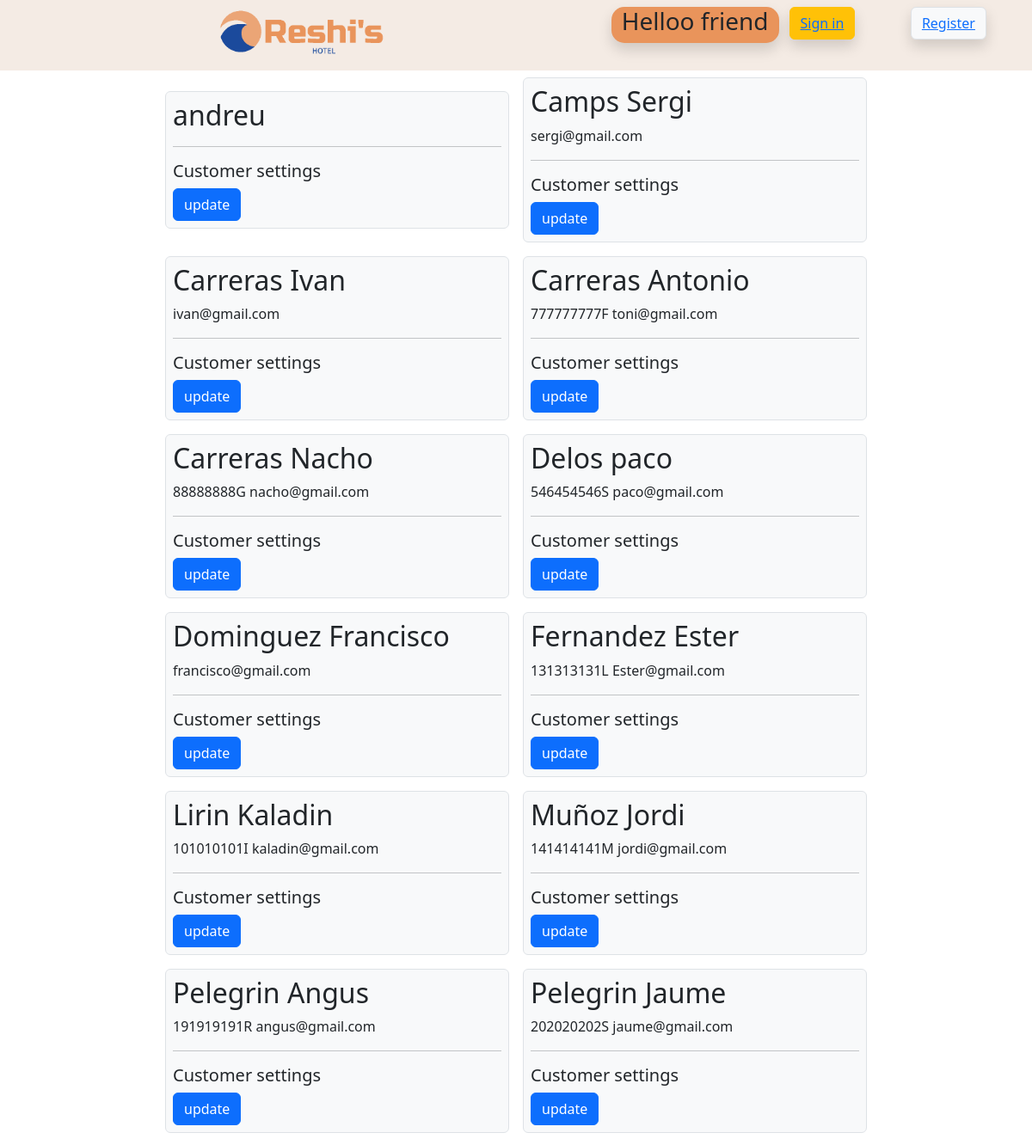
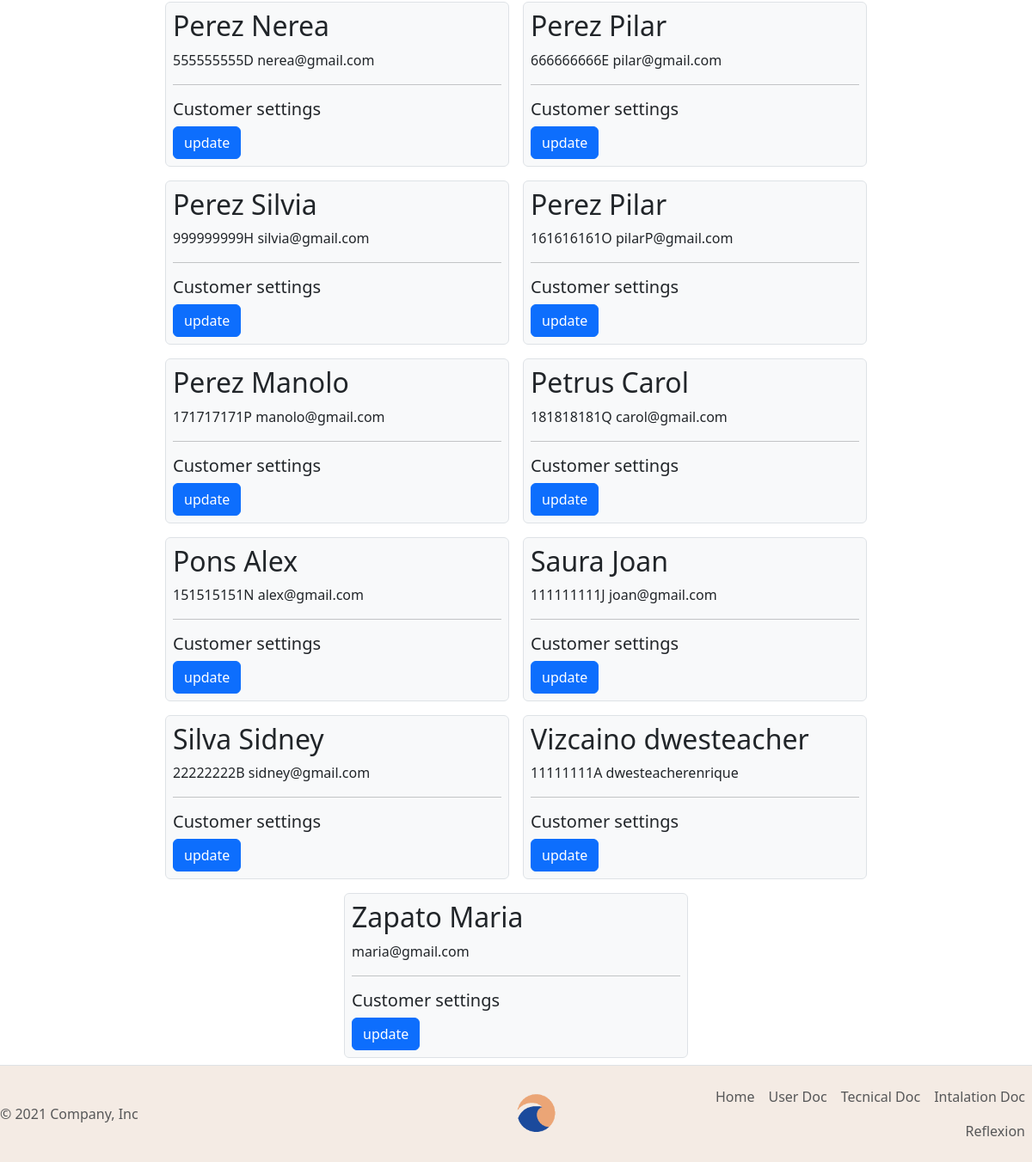
The app's page /db/customers/db_customer_select.php with its own data (2 pictures, top to bottom).
### tables this page shows
CREATE TABLE IF NOT EXISTS `034_clients` (
  `client_id` int(11) NOT NULL AUTO_INCREMENT,
  `client_name` varchar(255) DEFAULT NULL,
  `client_surname` varchar(255) DEFAULT NULL,
  `client_avatar` varchar(255) NOT NULL DEFAULT 'xico.png',
  `role` enum('user','admin','anonimo') NOT NULL DEFAULT 'user',
  `client_DNI` varchar(255) DEFAULT NULL,
  `foto_dni` varchar(255) NOT NULL,
  `client_password` varchar(11) NOT NULL,
  `client_email` varchar(255) NOT NULL,
  `client_phone` varchar(10) DEFAULT NULL,
  `credit_card` varchar(32) DEFAULT NULL,
  `client_country` varchar(255) DEFAULT NULL,
  `client_birth` date NOT NULL,
  PRIMARY KEY (`client_id`)
);

### functions/php/front-end_layouts/showCustomer.php (the view)
<?php
function showCustomer($customer)
{
?>
  <div class="bg-light m-2 p-2 rounded border" style="width: 400px;">
    <h2><?php echo ($customer['client_surname'] . ' ' . $customer['client_name']) ?></h2>
    <p><?php echo ($customer['client_DNI'] . ' ' . $customer['client_email']) ?></p>
    <hr>
    <h5>Customer settings</h5>
    <?php
    include($_SERVER['DOCUMENT_ROOT'] . '/student034/dwes/forms/customers/mini_form_customer_update.php');
    ?>
  </div>
<?php
}

### db/customers/db_customer_select.php
<?php
include($_SERVER['DOCUMENT_ROOT'] . '/student034/dwes/header.php');
include($_SERVER['DOCUMENT_ROOT'] . '/student034/dwes/functions/php/front-end_layouts/showCustomer.php');
?>
<?php
  include($_SERVER['DOCUMENT_ROOT'] . '/student034/dwes/db/db_connection.php');
  $sql = 'SELECT * FROM 034_clients ORDER BY client_surname ASC';
  $resultado = mysqli_query($conn, $sql);
  $muestra = mysqli_fetch_all($resultado, MYSQLI_ASSOC);
?>
<div class="d-flex justify-content-center align-items-center flex-wrap">
  <?php foreach ($muestra as $customer) {
    showCustomer($customer);
  }
?>
</div>
<?php
include($_SERVER['DOCUMENT_ROOT'] . '/student034/dwes/footer.php');
?>

### forms/customers/mini_form_customer_update.php (shortened to what this page needs)
<form action="/student034/dwes/forms/customers/form_customer_update.php" method="post" >
  <label><input class="btn btn-primary" type="submit" name="update" value="update" ></label>
</form>

### style.css (style rules this page uses)
body { background-image: url("./imagenes/hotel/paisaje.png"); backdrop-filter: blur(10px); display: flex; flex-direction: column; min-height: 100vh; }

### records on screen
034_clients: client_name "andreu"
034_clients: client_surname "Camps", client_name "Sergi", client_email "sergi@gmail.com"
034_clients: client_surname "Carreras", client_name "Ivan", client_email "ivan@gmail.com"
034_clients: client_surname "Carreras", client_name "Antonio", client_DNI "777777777F", client_email "toni@gmail.com"
034_clients: client_surname "Carreras", client_name "Nacho", client_DNI "88888888G", client_email "nacho@gmail.com"
034_clients: client_surname "Delos", client_name "paco", client_DNI "546454546S", client_email "paco@gmail.com"
034_clients: client_surname "Dominguez", client_name "Francisco", client_email "francisco@gmail.com"
034_clients: client_surname "Fernandez", client_name "Ester", client_DNI "131313131L", client_email "Ester@gmail.com"
034_clients: client_surname "Lirin", client_name "Kaladin", client_DNI "101010101I", client_email "kaladin@gmail.com"
034_clients: client_surname "Muñoz", client_name "Jordi", client_DNI "141414141M", client_email "jordi@gmail.com"
034_clients: client_surname "Pelegrin", client_name "Angus", client_DNI "191919191R", client_email "angus@gmail.com"
034_clients: client_surname "Pelegrin", client_name "Jaume", client_DNI "202020202S", client_email "jaume@gmail.com"
034_clients: client_surname "Perez", client_name "Nerea", client_DNI "555555555D", client_email "nerea@gmail.com"
034_clients: client_surname "Perez", client_name "Pilar", client_DNI "666666666E", client_email "pilar@gmail.com"
034_clients: client_surname "Perez", client_name "Silvia", client_DNI "999999999H", client_email "silvia@gmail.com"
034_clients: client_surname "Perez", client_name "Pilar", client_DNI "161616161O", client_email "pilarP@gmail.com"
034_clients: client_surname "Perez", client_name "Manolo", client_DNI "171717171P", client_email "manolo@gmail.com"
034_clients: client_surname "Petrus", client_name "Carol", client_DNI "181818181Q", client_email "carol@gmail.com"
034_clients: client_surname "Pons", client_name "Alex", client_DNI "151515151N", client_email "alex@gmail.com"
034_clients: client_surname "Saura", client_name "Joan", client_DNI "111111111J", client_email "joan@gmail.com"
034_clients: client_surname "Silva", client_name "Sidney", client_DNI "22222222B", client_email "sidney@gmail.com"
034_clients: client_surname "Vizcaino", client_name "dwesteacher", client_DNI "11111111A", client_email "dwesteacherenrique"
034_clients: client_surname "Zapato", client_name "Maria", client_email "maria@gmail.com"

### other values on screen
$user "friend"
